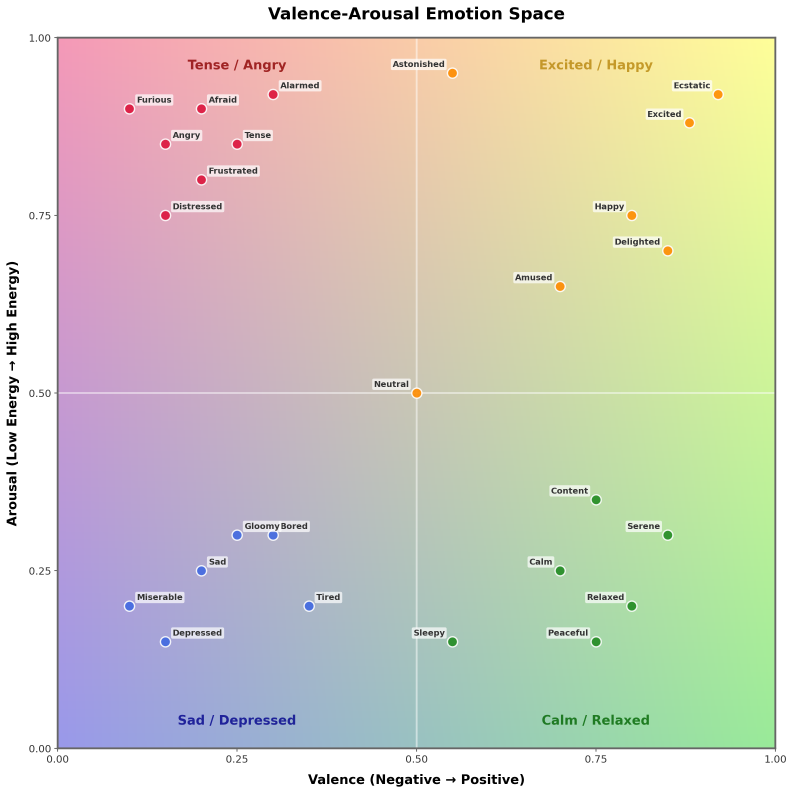
#> input picture backend/assets/valence_arousal_base.png, 2379 x 2379 px (shown at 1/3 size)
$ python generate_song_examples.py
#> lines starting #> are read from the running program, lines starting #| are printed output that depends on the picture
"""Generate valence-arousal graphs for a curated list of mainstream songs.

Renders one PNG per song using assets/valence_arousal_base.png as the backdrop
and writes them into assets/song_examples/.
"""
import os
import math
import re
from PIL import Image, ImageDraw, ImageFont

BASE_DIR = os.path.dirname(os.path.dirname(os.path.abspath(__file__)))
BASE_GRAPH_PATH = os.path.join(BASE_DIR, 'assets', 'valence_arousal_base.png')
OUTPUT_DIR = os.path.join(BASE_DIR, 'assets', 'song_examples')

OUTPUT_SIZE = 800

PLOT_LEFT = 125
PLOT_RIGHT = 1975
PLOT_TOP = 312
PLOT_BOTTOM = 2162

# Valence (0 negative -> 1 positive), Arousal (0 low energy -> 1 high energy)
SONGS = [
    ("Happy - Pharrell Williams",            0.96, 0.82),
    ("Uptown Funk - Bruno Mars",             0.92, 0.90),
    ("Don't Stop Believin' - Journey",       0.86, 0.80),
    ("Shape of You - Ed Sheeran",            0.82, 0.72),
    ("Smells Like Teen Spirit - Nirvana",    0.30, 0.94),
    ("Bohemian Rhapsody - Queen",            0.50, 0.70),
    ("Hello - Adele",                        0.22, 0.40),
    ("Someone Like You - Adele",             0.18, 0.28),
    ("Mad World - Gary Jules",               0.12, 0.18),
    ("Weightless - Marconi Union",           0.62, 0.10),
]


def slugify(name: str) -> str:
    s = name.lower()
    s = re.sub(r"[^a-z0-9]+", "_", s)
    return s.strip("_")


def render(base: Image.Image, label: str, valence: float, arousal: float) -> Image.Image:
    img = base.copy()
    draw = ImageDraw.Draw(img)

    x = PLOT_LEFT + valence * (PLOT_RIGHT - PLOT_LEFT)
    y = PLOT_BOTTOM - arousal * (PLOT_BOTTOM - PLOT_TOP)

    radius = 25
    draw.ellipse(
        [x - radius, y - radius, x + radius, y + radius],
        fill='red', outline='darkred', width=3,
    )

    offset = 140
    text_x = x - offset if valence > 0.6 else x + offset
    text_y = y + offset if arousal > 0.7 else y - offset

    arrow_color = 'darkred'
    draw.line([(text_x, text_y), (x, y)], fill=arrow_color, width=4)

    angle = math.atan2(y - text_y, x - text_x)
    arrow_size = 20
    arrow_angle = math.pi / 6
    x1 = x - arrow_size * math.cos(angle - arrow_angle)
    y1 = y - arrow_size * math.sin(angle - arrow_angle)
    x2 = x - arrow_size * math.cos(angle + arrow_angle)
    y2 = y - arrow_size * math.sin(angle + arrow_angle)
    draw.polygon([(x, y), (x1, y1), (x2, y2)], fill=arrow_color)

    try:
        font = ImageFont.load_default(size=34)
    except Exception:
        font = ImageFont.load_default()

    bbox = draw.textbbox((text_x, text_y), label, font=font, anchor="mm")
    padding = 12
    draw.rounded_rectangle(
        [bbox[0] - padding, bbox[1] - padding, bbox[2] + padding, bbox[3] + padding],
        radius=10, fill='white', outline='darkred', width=2,
    )
    draw.text((text_x, text_y), label, fill='darkred', font=font, anchor="mm")

    return img.resize((OUTPUT_SIZE, OUTPUT_SIZE), Image.LANCZOS)


def main() -> None:
    os.makedirs(OUTPUT_DIR, exist_ok=True)
    base = Image.open(BASE_GRAPH_PATH).convert('RGBA')
#> base is the input picture: PIL image 2379x2379 RGBA; mean R, G, B, A 208.2, 206.1, 192, 255

    for label, valence, arousal in SONGS:
        out = render(base, label, valence, arousal)
        path = os.path.join(OUTPUT_DIR, f"{slugify(label)}.png")
        out.save(path, format='PNG')
        print(f"wrote {path}  (valence={valence}, arousal={arousal})")
#> this loop made 10 passes
#> bbox in render on passes 1 to 10: (1573, 772, 1949, 805), (1483, 624, 1891, 657), (1353, 809, 1800, 842), (1300, 956, 1704, 990), (578, 550, 1062, 583), (967, 714, 1413, 747), (576, 1269, 768, 1295), (398, 1491, 797, 1517), (311, 1676, 663, 1709), (923, 1824, 1340, 1857)
#> pass 1, in main, `out = render(base, label, valence, arousal)`:
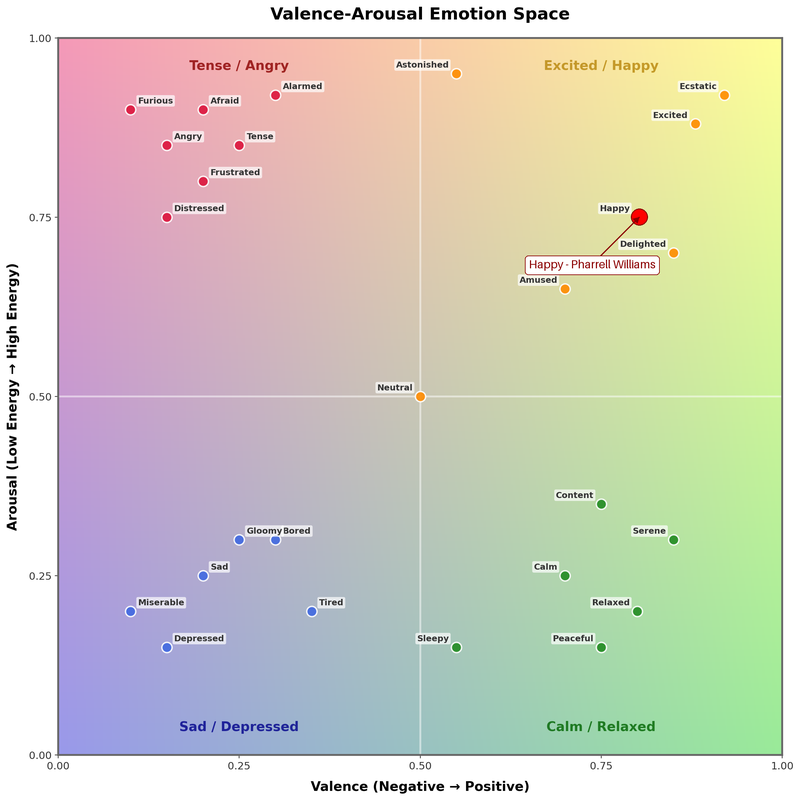
#> out: PIL image 800x800 RGBA; mean R, G, B, A 208.1, 205.9, 192.1, 255


if __name__ == "__main__":
    main()
